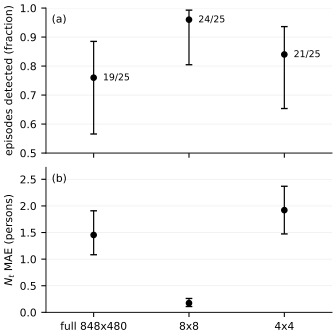

This chart was generated by the following Python code:
"""Fig. 2 - Resolution ablation summary (two stacked panels, single column).

Spec: paper/figures.md, Fig. 2 section. Data: paper/results/apc_validation.json
only - detection rates with Wilson 95% CIs from variants.<v>, N_t MAE with
block-bootstrap 95% CIs from nt.<v>. Nothing hand-typed.
Output: fig2_resolution_ablation.pdf + .svg next to this script.

Run: python fig2_resolution_ablation.py   (deps: matplotlib, numpy only)
"""

import json
from pathlib import Path

import matplotlib

matplotlib.use("Agg")
import matplotlib.pyplot as plt

HERE = Path(__file__).resolve().parent
JSON_PATH = HERE.parent / "results" / "apc_validation.json"
OUT_STEM = HERE / "fig2_resolution_ablation"

VARIANTS = ("full", "mz8", "mz4")
XTICKLABELS = ("full 848x480", "8x8", "4x4")  # per spec

plt.rcParams.update(
    {
        "font.family": "sans-serif",
        "font.size": 8,
        "axes.linewidth": 0.7,
        "axes.spines.top": False,
        "axes.spines.right": False,
        "pdf.fonttype": 42,
        "svg.fonttype": "path",
    }
)


def asym_err(vals, cis):
    lo = [v - ci[0] for v, ci in zip(vals, cis)]
    hi = [ci[1] - v for v, ci in zip(vals, cis)]
    return [lo, hi]


def main() -> None:
    data = json.loads(JSON_PATH.read_text(encoding="utf-8"))
    x = range(len(VARIANTS))

    det = [data["variants"][v]["detection_rate"] for v in VARIANTS]
    det_ci = [data["variants"][v]["detection_ci95"] for v in VARIANTS]
    counts = [
        (data["variants"][v]["true_positives"], data["variants"][v]["episodes"])
        for v in VARIANTS
    ]
    mae = [data["nt"][v]["mae_vs_door_truth"] for v in VARIANTS]
    mae_ci = [data["nt"][v]["mae_vs_door_truth_ci95"] for v in VARIANTS]

    fig, (ax_a, ax_b) = plt.subplots(
        2, 1, figsize=(3.5, 3.5), sharex=True, layout="constrained"
    )

    # (a) detection rate, Wilson 95% CI
    ax_a.grid(axis="y", color="0.92", linewidth=0.5, zorder=0)
    ax_a.errorbar(
        x,
        det,
        yerr=asym_err(det, det_ci),
        fmt="o",
        color="0.0",
        markersize=4,
        capsize=2.5,
        linewidth=0.9,
        zorder=3,
    )
    for xi, rate, (tp, ep) in zip(x, det, counts):
        ax_a.annotate(
            f"{tp}/{ep}",
            (xi, rate),
            textcoords="offset points",
            xytext=(7, -2),
            fontsize=7,
        )
    ax_a.set_ylim(0.5, 1.0)  # per spec
    ax_a.set_ylabel("episodes detected (fraction)")
    ax_a.text(0.02, 0.90, "(a)", transform=ax_a.transAxes)

    # (b) N_t MAE vs door-event truth, bootstrap 95% CI
    ax_b.grid(axis="y", color="0.92", linewidth=0.5, zorder=0)
    ax_b.errorbar(
        x,
        mae,
        yerr=asym_err(mae, mae_ci),
        fmt="o",
        color="0.0",
        markersize=4,
        capsize=2.5,
        linewidth=0.9,
        zorder=3,
    )
    ax_b.set_ylim(0, max(ci[1] for ci in mae_ci) * 1.15)  # start at 0 per spec
    ax_b.set_ylabel("$N_t$ MAE (persons)")
    ax_b.text(0.02, 0.90, "(b)", transform=ax_b.transAxes)

    ax_b.set_xlim(-0.5, len(VARIANTS) - 0.5)
    ax_b.set_xticks(list(x))
    ax_b.set_xticklabels(XTICKLABELS)

    fig.savefig(OUT_STEM.with_suffix(".pdf"))
    fig.savefig(OUT_STEM.with_suffix(".svg"))
    print("wrote", OUT_STEM.with_suffix(".pdf"))
    print("wrote", OUT_STEM.with_suffix(".svg"))


if __name__ == "__main__":
    main()
